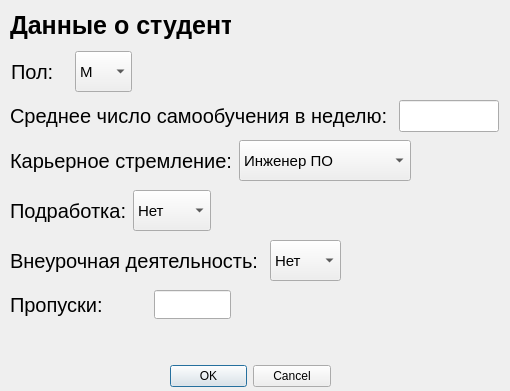
<?xml version="1.0" encoding="UTF-8"?>
<ui version="4.0">
 <class>Student_data</class>
 <widget class="QDialog" name="Student_data">
  <property name="geometry">
   <rect>
    <x>0</x>
    <y>0</y>
    <width>510</width>
    <height>391</height>
   </rect>
  </property>
  <property name="windowTitle">
   <string>Dialog</string>
  </property>
  <widget class="QDialogButtonBox" name="buttonBox">
   <property name="geometry">
    <rect>
     <x>170</x>
     <y>360</y>
     <width>161</width>
     <height>32</height>
    </rect>
   </property>
   <property name="orientation">
    <enum>Qt::Orientation::Horizontal</enum>
   </property>
   <property name="standardButtons">
    <set>QDialogButtonBox::StandardButton::Cancel|QDialogButtonBox::StandardButton::Ok</set>
   </property>
  </widget>
  <widget class="QLabel" name="data_title_lbl">
   <property name="geometry">
    <rect>
     <x>10</x>
     <y>10</y>
     <width>221</width>
     <height>31</height>
    </rect>
   </property>
   <property name="styleSheet">
    <string notr="true">font-size: 25px;
font-weight: 500;</string>
   </property>
   <property name="text">
    <string>Данные о студенте</string>
   </property>
  </widget>
  <widget class="QWidget" name="layoutWidget">
   <property name="geometry">
    <rect>
     <x>11</x>
     <y>51</y>
     <width>121</width>
     <height>41</height>
    </rect>
   </property>
   <layout class="QHBoxLayout" name="horizontalLayout">
    <item>
     <widget class="QLabel" name="label">
      <property name="styleSheet">
       <string notr="true">font-size: 20px;</string>
      </property>
      <property name="text">
       <string>Пол:</string>
      </property>
     </widget>
    </item>
    <item>
     <widget class="QComboBox" name="gender_cbx">
      <property name="sizePolicy">
       <sizepolicy hsizetype="Preferred" vsizetype="Minimum">
        <horstretch>0</horstretch>
        <verstretch>0</verstretch>
       </sizepolicy>
      </property>
      <property name="styleSheet">
       <string notr="true">text-align: center;
font-size: 15px;</string>
      </property>
      <item>
       <property name="text">
        <string>М</string>
       </property>
      </item>
      <item>
       <property name="text">
        <string>Ж</string>
       </property>
      </item>
     </widget>
    </item>
   </layout>
  </widget>
  <widget class="QWidget" name="layoutWidget">
   <property name="geometry">
    <rect>
     <x>10</x>
     <y>190</y>
     <width>201</width>
     <height>41</height>
    </rect>
   </property>
   <layout class="QHBoxLayout" name="horizontalLayout_2">
    <item>
     <widget class="QLabel" name="job_lbl">
      <property name="styleSheet">
       <string notr="true">font-size: 20px;</string>
      </property>
      <property name="text">
       <string>Подработка:</string>
      </property>
     </widget>
    </item>
    <item>
     <widget class="QComboBox" name="job_cbx">
      <property name="sizePolicy">
       <sizepolicy hsizetype="Preferred" vsizetype="Preferred">
        <horstretch>0</horstretch>
        <verstretch>0</verstretch>
       </sizepolicy>
      </property>
      <property name="styleSheet">
       <string notr="true">font-size: 15px;</string>
      </property>
      <item>
       <property name="text">
        <string>Нет</string>
       </property>
      </item>
      <item>
       <property name="text">
        <string>Есть</string>
       </property>
      </item>
     </widget>
    </item>
   </layout>
  </widget>
  <widget class="QWidget" name="layoutWidget">
   <property name="geometry">
    <rect>
     <x>10</x>
     <y>240</y>
     <width>331</width>
     <height>41</height>
    </rect>
   </property>
   <layout class="QHBoxLayout" name="horizontalLayout_5">
    <item>
     <widget class="QLabel" name="activity_lbl">
      <property name="styleSheet">
       <string notr="true">font-size: 20px;</string>
      </property>
      <property name="text">
       <string>Внеурочная деятельность: </string>
      </property>
     </widget>
    </item>
    <item>
     <widget class="QComboBox" name="activity_cbx">
      <property name="sizePolicy">
       <sizepolicy hsizetype="Preferred" vsizetype="Preferred">
        <horstretch>0</horstretch>
        <verstretch>0</verstretch>
       </sizepolicy>
      </property>
      <property name="styleSheet">
       <string notr="true">font-size: 15px;</string>
      </property>
      <item>
       <property name="text">
        <string>Нет</string>
       </property>
      </item>
      <item>
       <property name="text">
        <string>Есть</string>
       </property>
      </item>
     </widget>
    </item>
   </layout>
  </widget>
  <widget class="QWidget" name="layoutWidget">
   <property name="geometry">
    <rect>
     <x>10</x>
     <y>100</y>
     <width>489</width>
     <height>32</height>
    </rect>
   </property>
   <layout class="QHBoxLayout" name="horizontalLayout_3">
    <item>
     <widget class="QLabel" name="hours_lbl">
      <property name="styleSheet">
       <string notr="true">font-size: 20px;</string>
      </property>
      <property name="text">
       <string>Среднее число самообучения в неделю: </string>
      </property>
     </widget>
    </item>
    <item>
     <widget class="QLineEdit" name="hours_tbx">
      <property name="sizePolicy">
       <sizepolicy hsizetype="Expanding" vsizetype="Expanding">
        <horstretch>0</horstretch>
        <verstretch>0</verstretch>
       </sizepolicy>
      </property>
      <property name="styleSheet">
       <string notr="true">font-weight: 400;
font-size: 16px;</string>
      </property>
     </widget>
    </item>
   </layout>
  </widget>
  <widget class="QWidget" name="layoutWidget">
   <property name="geometry">
    <rect>
     <x>10</x>
     <y>290</y>
     <width>221</width>
     <height>29</height>
    </rect>
   </property>
   <layout class="QHBoxLayout" name="horizontalLayout_6">
    <item>
     <widget class="QLabel" name="skips_lbl">
      <property name="styleSheet">
       <string notr="true">font-size: 20px;</string>
      </property>
      <property name="text">
       <string>Пропуски:        </string>
      </property>
     </widget>
    </item>
    <item>
     <widget class="QLineEdit" name="skips_tbx">
      <property name="sizePolicy">
       <sizepolicy hsizetype="Expanding" vsizetype="Expanding">
        <horstretch>0</horstretch>
        <verstretch>0</verstretch>
       </sizepolicy>
      </property>
      <property name="styleSheet">
       <string notr="true">font-weight: 400;
font-size: 16px;</string>
      </property>
     </widget>
    </item>
   </layout>
  </widget>
  <widget class="QWidget" name="layoutWidget">
   <property name="geometry">
    <rect>
     <x>10</x>
     <y>140</y>
     <width>401</width>
     <height>41</height>
    </rect>
   </property>
   <layout class="QHBoxLayout" name="horizontalLayout_4">
    <item>
     <widget class="QLabel" name="prof_lbl">
      <property name="styleSheet">
       <string notr="true">font-size: 20px;</string>
      </property>
      <property name="text">
       <string>Карьерное стремление:</string>
      </property>
     </widget>
    </item>
    <item>
     <widget class="QComboBox" name="prof_cbx">
      <property name="sizePolicy">
       <sizepolicy hsizetype="Preferred" vsizetype="Preferred">
        <horstretch>0</horstretch>
        <verstretch>0</verstretch>
       </sizepolicy>
      </property>
      <property name="styleSheet">
       <string notr="true">font-size: 15px;</string>
      </property>
      <item>
       <property name="text">
        <string>Инженер ПО</string>
       </property>
      </item>
      <item>
       <property name="text">
        <string>Владелец бизнеса</string>
       </property>
      </item>
      <item>
       <property name="text">
        <string>Неизвестно</string>
       </property>
      </item>
      <item>
       <property name="text">
        <string>Банкир</string>
       </property>
      </item>
      <item>
       <property name="text">
        <string>Юрист</string>
       </property>
      </item>
      <item>
       <property name="text">
        <string>Бухгалтер</string>
       </property>
      </item>
      <item>
       <property name="text">
        <string>Доктор</string>
       </property>
      </item>
      <item>
       <property name="text">
        <string>Застройщик</string>
       </property>
      </item>
      <item>
       <property name="text">
        <string>Художник</string>
       </property>
      </item>
      <item>
       <property name="text">
        <string>Разработчик игр</string>
       </property>
      </item>
      <item>
       <property name="text">
        <string>Гос служащий</string>
       </property>
      </item>
      <item>
       <property name="text">
        <string>Преподаватель</string>
       </property>
      </item>
      <item>
       <property name="text">
        <string>Дизайнер</string>
       </property>
      </item>
      <item>
       <property name="text">
        <string>Учёный</string>
       </property>
      </item>
      <item>
       <property name="text">
        <string>Писатель</string>
       </property>
      </item>
      <item>
       <property name="text">
        <string>Инженер-строитель</string>
       </property>
      </item>
      <item>
       <property name="text">
        <string>Инвестор</string>
       </property>
      </item>
     </widget>
    </item>
   </layout>
  </widget>
 </widget>
 <resources/>
 <connections>
  <connection>
   <sender>buttonBox</sender>
   <signal>accepted()</signal>
   <receiver>Student_data</receiver>
   <slot>accept()</slot>
   <hints>
    <hint type="sourcelabel">
     <x>248</x>
     <y>254</y>
    </hint>
    <hint type="destinationlabel">
     <x>157</x>
     <y>274</y>
    </hint>
   </hints>
  </connection>
  <connection>
   <sender>buttonBox</sender>
   <signal>rejected()</signal>
   <receiver>Student_data</receiver>
   <slot>reject()</slot>
   <hints>
    <hint type="sourcelabel">
     <x>316</x>
     <y>260</y>
    </hint>
    <hint type="destinationlabel">
     <x>286</x>
     <y>274</y>
    </hint>
   </hints>
  </connection>
 </connections>
</ui>
